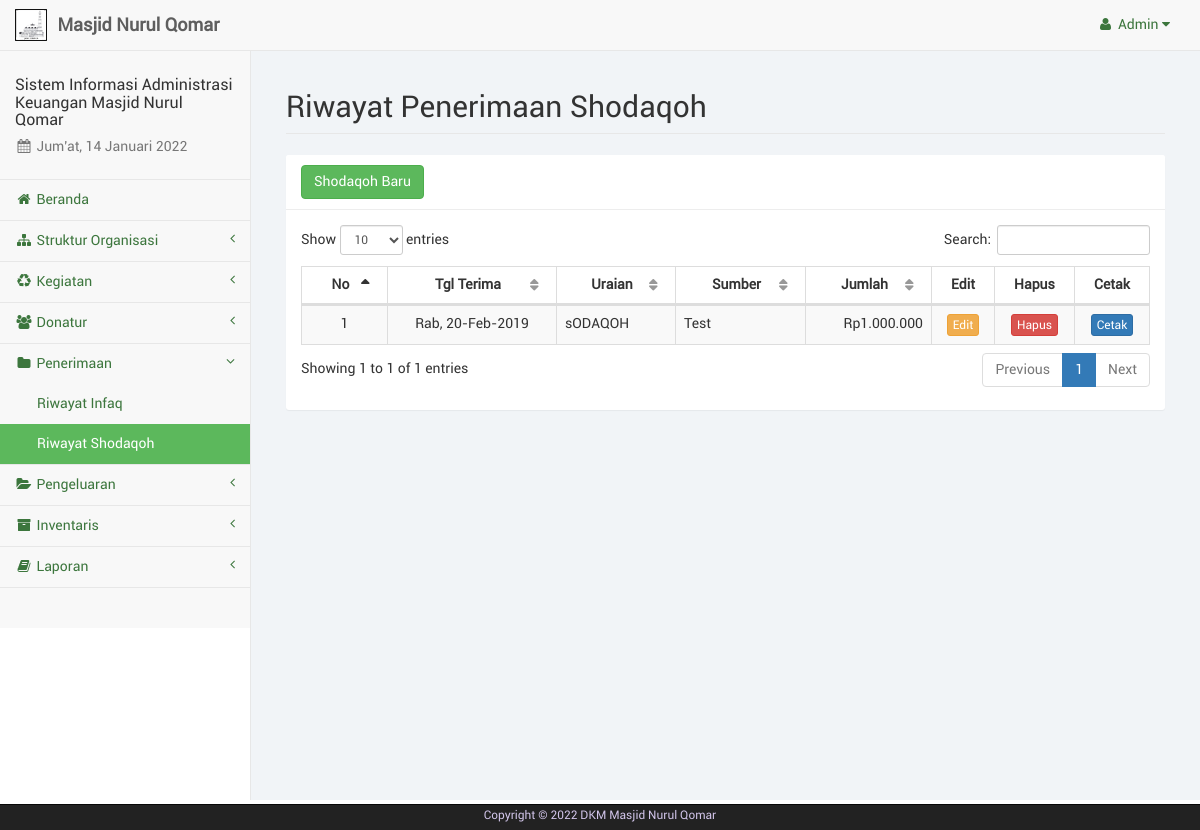
The app's page /admin/sodaqoh.php (signed in) with its own data.
### tables this page shows
CREATE TABLE IF NOT EXISTS `pengguna` (
  `id_pengguna` int(4) NOT NULL,
  `username` varchar(15) NOT NULL,
  `password` varchar(25) NOT NULL
);

CREATE TABLE IF NOT EXISTS `sodaqoh` (
  `no_sodaqoh` int(6) NOT NULL,
  `id_donatur` int(4) NOT NULL,
  `tgl_sodaqoh` date NOT NULL,
  `jumlah` int(11) NOT NULL,
  `keterangan` varchar(75) NOT NULL
);

CREATE TABLE IF NOT EXISTS `donatur` (
  `id_donatur` int(8) NOT NULL,
  `nama_donatur` varchar(35) NOT NULL,
  `tpt_lahir` varchar(20) NOT NULL,
  `tgl_lahir` date NOT NULL,
  `j_kelamin` enum('Laki-laki','Perempuan') NOT NULL,
  `alamat` varchar(75) NOT NULL,
  `telepon` varchar(13) NOT NULL
);

### admin/sess_check.php (called while the page is built, shortened)
<?php
	$chk_sess = $_SESSION['user_keuangandkm'];
	include("dist/config/koneksi.php");
	$sql_sess = "SELECT * FROM pengguna WHERE id_pengguna='". $chk_sess ."'";
	$ress_sess = mysqli_query($conn, $sql_sess);
	$row_sess = mysqli_fetch_array($ress_sess);
	$sess_username = $row_sess['username'];
?>

### admin/dist/function/format_tanggal.php (called while the page is built, shortened)
<?php
	function format_tanggal($tgl) {
		$blns = array("", "Jan", "Feb", "Mar", "Apr", "Mei", "Jun", "Jul", "Ags", "Sep", "Okt", "Nov", "Des");
		$hrs = array("Min", "Sen", "Sel", "Rab", "Kam", "Jum", "Sab");
		$tgls = getdate(strtotime($tgl));
		$hr = (strlen($tgls['mday']) == 1 ? "0". $tgls['mday'] : $tgls['mday']);
		$tanggal = $hrs[$tgls['wday']] .", ". $hr ."-". $blns[$tgls['mon']] ."-". $tgls['year'];
		return $tanggal;
	}
?>

### admin/dist/function/format_rupiah.php (called while the page is built, shortened)
<?php
	function format_rupiah($rp) {
		$jumlah = number_format($rp, 0, ",", ".");
		$rupiah = "Rp". $jumlah;
		return $rupiah;
	}
?>

### admin/sodaqoh.php (the view, shortened to what this page needs)
<?php
	include("sess_check.php");
	$pagedesc = "Shodaqoh";
	include("layout_top.php");
	include("dist/function/format_tanggal.php");
	include("dist/function/format_rupiah.php");
?>
		<div id="page-wrapper">
            <div class="container-fluid">
                <div class="row">
                    <div class="col-lg-12">
                        <h1 class="page-header">Riwayat Penerimaan Shodaqoh</h1>
                    </div>
                </div>
				<div class="row">
					<div class="col-lg-12"><?php include("layout_alert.php"); ?></div>
				</div>
				<div class="row">
					<div class="col-lg-12">
						<div class="panel panel-default">
							<div class="panel-heading">
								<a href="sodaqoh_tambah.php" class="btn btn-success">Shodaqoh Baru</a>
							</div>
							<div class="panel-body">
								<table class="table table-striped table-bordered" id="tabel-data">
									<thead>
										<tr>
											<th>No</th>
											<th>Tgl Terima</th>
											<th>Uraian</th>
											<th>Sumber</th>
											<th>Jumlah</th>
											<th width="5%">Edit</th>
											<th width="5%">Hapus</th>
											<th width="5%">Cetak</th>
										</tr>
									</thead>
									<tbody>
										<?php
											$i = 1;
											$sql = "SELECT * FROM sodaqoh INNER JOIN donatur ON sodaqoh.id_donatur=donatur.id_donatur ORDER BY sodaqoh.tgl_sodaqoh DESC";
											$ress = mysqli_query($conn, $sql);
											while($data = mysqli_fetch_array($ress)) {
												echo '<tr>';
												echo '<td class="text-center">'. $i .'</td>';
												echo '<td class="text-center text-nowrap">'. format_tanggal($data['tgl_sodaqoh']) .'</td>';
												echo '<td>'. $data['keterangan'] .'</td>';
												echo '<td>'. $data['nama_donatur'] .'</td>';
												echo '<td class="text-right">'. format_rupiah($data['jumlah']) .'</td>';
												echo '<td class="text-center"><a href="sodaqoh_edit.php?sod='. $data['no_sodaqoh'] .'" class="btn btn-warning btn-xs">Edit</a></td>';
												echo '<td class="text-center"><a href="sodaqoh_hapus.php?sod='. $data['no_sodaqoh'] .'" class="btn btn-danger btn-xs">Hapus</a></td>';
												echo '<td class="text-center"><a href="sodaqoh_cetak.php?sod='. $data['no_sodaqoh'] .'" target="_blank" class="btn btn-primary btn-xs">Cetak</a></td>';
												echo '</tr>';
												$i++;
											}
										?>
									</tbody>
								</table>
							</div>
						</div>
					</div>
				</div>
            </div>
        </div>
<?php
	include("layout_bottom.php");
?>

### admin/layout_top.php (shortened to what this page needs)
<?php
	$haries = array("Sunday" => "Minggu", "Monday" => "Senin", "Tuesday" => "Selasa", "Wednesday" => "Rabu", "Thursday" => "Kamis", "Friday" => "Jum'at", "Saturday" => "Sabtu");
	$bulans = array("", "Januari", "Februari", "Maret", "April", "Mei", "Juni", "Juli", "Agustus", "September", "Oktober", "November", "Desember");
	$hari_ini = $haries[date("l")];
	$bulan_ini = $bulans[date("n")];
	$tanggal = date("d");
	$tahun = date("Y");
?>
<!DOCTYPE html>
<html lang="en">
<head>
	<link href="libs/bootstrap/dist/css/bootstrap.min.css" rel="stylesheet">
	<link href="libs/metisMenu/dist/metisMenu.min.css" rel="stylesheet">
    <link href="libs/datatables-plugins/integration/bootstrap/3/dataTables.bootstrap.css" rel="stylesheet">
    <link href="libs/datatables-responsive/css/dataTables.responsive.css" rel="stylesheet">
	<link href="dist/css/sb-admin-2.css" rel="stylesheet">
	<link href="dist/css/offline-font.css" rel="stylesheet">
	<link href="dist/css/custom.css" rel="stylesheet">
	<link href="libs/font-awesome/css/font-awesome.min.css" rel="stylesheet" type="text/css">
</head>
<body>
    <div id="wrapper">
        <nav class="navbar navbar-default navbar-static-top" role="navigation" style="margin-bottom: 0">
            <div class="navbar-header">
				<a class="navbar-brand hidden-xs" href="index.php">
					<img src="libs/images/brand-dkm.png" alt="brand" width="32" class="float-left image-brand">
					<div class="float-right">&nbsp;<strong>Masjid Nurul Qomar</strong></div>
				</a>
			</div>
            <ul class="nav navbar-top-links navbar-right">
				<li class="dropdown dropdown-right">
					<a class="dropdown-toggle" data-toggle="dropdown" href="#">
						<i class="fa fa-user fa-fw"></i>&nbsp;<?php echo ucfirst($sess_username); ?>&nbsp;<i class="fa fa-caret-down"></i>
					</a>
				</li>
			</ul>
            <div class="navbar-default sidebar" role="navigation">
                <div class="sidebar-nav navbar-collapse">
                    <ul class="nav" id="side-menu">
                        <li class="sidebar-search">
							<h4>Sistem Informasi Administrasi Keuangan Masjid Nurul Qomar</h4>
							<h5 class="text-muted"><i class="fa fa-calendar fa-fw"></i>&nbsp;<?php echo $hari_ini.", ".$tanggal." ".$bulan_ini." ".$tahun ?></h5>
						</li>
						<?php
							if($pagedesc == "Serambi") {
								echo '<li><a href="index.php" class="active"><i class="fa fa-home fa-fw"></i>&nbsp;Beranda</a></li>';
							}
							else {
								echo '<li><a href="index.php"><i class="fa fa-home fa-fw"></i>&nbsp;Beranda</a></li>';
							}
							if(isset($menuparent) && $menuparent == "konten_organisasi") {
								echo '<li class="active">';
							}
							else {
								echo '<li>';
							}
						?>
							<a href="#"><i class="fa fa-sitemap fa-fw"></i>&nbsp;Struktur Organisasi<span class="fa arrow"></span></a>
						</li>
						<?php
							if(isset($menuparent) && $menuparent == "kegiatan") {
								echo '<li class="active">';
							}
							else {
								echo '<li>';
							}
						?>
							<a href="#"><i class="fa fa-recycle fa-fw"></i>&nbsp;Kegiatan<span class="fa arrow"></span></a>
						</li>
						<?php
							if(isset($menuparent) && $menuparent == "donatur") {
								echo '<li class="active">';
							}
							else {
								echo '<li>';
							}
						?>
							<a href="#"><i class="fa fa-users fa-fw"></i>&nbsp;Donatur<span class="fa arrow"></span></a>
						</li>
						<?php
							if(isset($menuparent) && $menuparent == "penerimaan") {
								echo '<li class="active">';
							}
							else {
								echo '<li>';
							}
						?>
							<a href="#"><i class="fa fa-folder fa-fw"></i>&nbsp;Penerimaan<span class="fa arrow"></span></a>
							<ul class="nav nav-second-level">
								<?php
									if($pagedesc == "Infaq") {
										echo '<li><a href="infaq.php" class="active">Riwayat Infaq</a></li>';
									}
									else {
										echo '<li><a href="infaq.php">Riwayat Infaq</a></li>';
									}
									if($pagedesc == "Shodaqoh") {
										echo '<li><a href="sodaqoh.php" class="active">Riwayat Shodaqoh</a></li>';
									}
									else {
										echo '<li><a href="sodaqoh.php">Riwayat Shodaqoh</a></li>';
									}
								?>
							</ul>
						</li>
						<?php
							if(isset($menuparent) && $menuparent == "pengeluaran") {
								echo '<li class="active">';
							}
							else {
								echo '<li>';
							}
						?>
							<a href="#"><i class="fa fa-folder-open fa-fw"></i>&nbsp;Pengeluaran<span class="fa arrow"></span></a>
						</li>
						<?php
							if(isset($menuparent) && $menuparent == "inventaris") {
								echo '<li class="active">';
							}
							else {
								echo '<li>';
							}
						?>
							<a href="#"><i class="fa fa-archive fa-fw"></i>&nbsp;Inventaris<span class="fa arrow"></span></a>
						</li>
						<li>
							<a href="#"><i class="fa fa-book fa-fw"></i>&nbsp;Laporan<span class="fa arrow"></span></a>
						</li>
                    </ul>
                </div>
            </div>
        </nav>

### records on screen
pengguna: username "Admin"
sodaqoh: tgl_sodaqoh "Rab, 20-Feb-2019", keterangan "sODAQOH", id_donatur.nama_donatur "Test", jumlah "Rp1.000.000"
